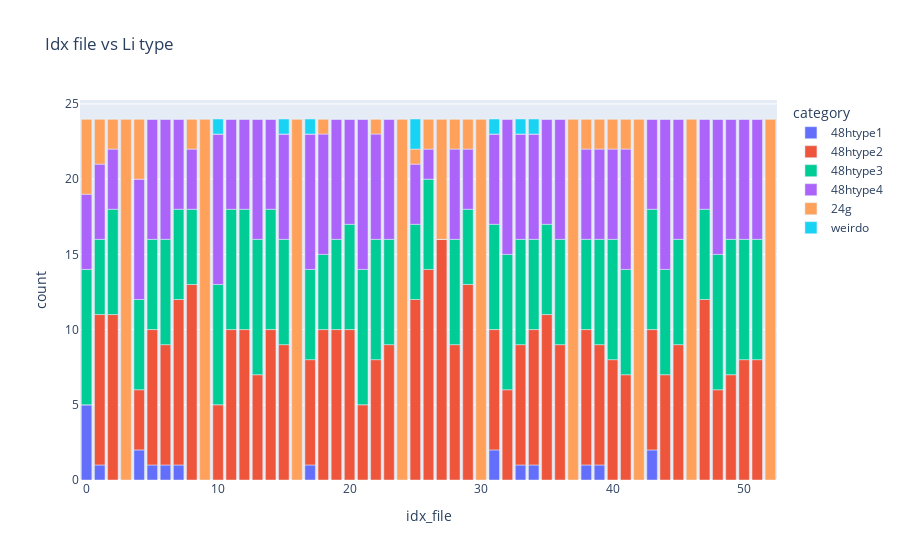

Source (notebook cell):
### Code cell
get_amount_type(file_loc_important_cols, litype, el = "Li")
df = plot_amount_type(file_loc_important_cols, litype, el = "Li", style = "bar")

### Figure 1 — Plotly figure (JSON) as saved in the notebook; plotly's stock layout.template omitted (floating-point values rounded to 4 significant figures)
{"data": [{"alignmentgroup": "True", "hovertemplate": "category=48htype1<br>idx_file=%{x}<br>count=%{y}<extra></extra>", "legendgroup": "48htype1", "marker": {"color": "#636efa", "pattern": {"shape": ""}}, "name": "48htype1", "offsetgroup": "48htype1", "orientation": "v", "showlegend": true, "textposition": "auto", "type": "bar", "x": [0, 1, 2, 3, 4, 5, 6, 7, 8, 9, 10, 11, 12, 13, 14, 15, 16, 17, 18, 19, 20, 21, 22, 23, 24, 25, 26, 27, 28, 29, 30, 31, 32, 33, 34, 35, 36, 37, 38, 39, 40, 41, 42, 43, 44, 45, 46, 47, 48, 49, 50, 51, 52], "xaxis": "x", "y": [5, 1, 0, 0, 2, 1, 1, 1, 0, 0, 0, 0, 0, 0, 0, 0, 0, 1, 0, 0, 0, 0, 0, 0, 0, 0, 0, 0, 0, 0, 0, 2, 0, 1, 1, 0, 0, 0, 1, 1, 0, 0, 0, 2, 0, 0, 0, 0, 0, 0, 0, 0, 0], "yaxis": "y"}, {"alignmentgroup": "True", "hovertemplate": "category=48htype2<br>idx_file=%{x}<br>count=%{y}<extra></extra>", "legendgroup": "48htype2", "marker": {"color": "#EF553B", "pattern": {"shape": ""}}, "name": "48htype2", "offsetgroup": "48htype2", "orientation": "v", "showlegend": true, "textposition": "auto", "type": "bar", "x": [0, 1, 2, 3, 4, 5, 6, 7, 8, 9, 10, 11, 12, 13, 14, 15, 16, 17, 18, 19, 20, 21, 22, 23, 24, 25, 26, 27, 28, 29, 30, 31, 32, 33, 34, 35, 36, 37, 38, 39, 40, 41, 42, 43, 44, 45, 46, 47, 48, 49, 50, 51, 52], "xaxis": "x", "y": [0, 10, 11, 0, 4, 9, 8, 11, 13, 0, 5, 10, 10, 7, 10, 9, 0, 7, 10, 10, 10, 5, 8, 9, 0, 12, 14, 16, 9, 13, 0, 8, 6, 8, 9, 11, 9, 0, 9, 8, 8, 7, 0, 8, 7, 9, 0, 12, 6, 7, 8, 8, 0], "yaxis": "y"}, {"alignmentgroup": "True", "hovertemplate": "category=48htype3<br>idx_file=%{x}<br>count=%{y}<extra></extra>", "legendgroup": "48htype3", "marker": {"color": "#00cc96", "pattern": {"shape": ""}}, "name": "48htype3", "offsetgroup": "48htype3", "orientation": "v", "showlegend": true, "textposition": "auto", "type": "bar", "x": [0, 1, 2, 3, 4, 5, 6, 7, 8, 9, 10, 11, 12, 13, 14, 15, 16, 17, 18, 19, 20, 21, 22, 23, 24, 25, 26, 27, 28, 29, 30, 31, 32, 33, 34, 35, 36, 37, 38, 39, 40, 41, 42, 43, 44, 45, 46, 47, 48, 49, 50, 51, 52], "xaxis": "x", "y": [9, 5, 7, 0, 6, 6, 7, 6, 5, 0, 8, 8, 8, 9, 8, 7, 0, 6, 5, 6, 7, 9, 8, 7, 0, 5, 6, 0, 7, 5, 0, 7, 9, 7, 6, 6, 7, 0, 6, 7, 8, 7, 0, 8, 7, 7, 0, 6, 9, 9, 8, 8, 0], "yaxis": "y"}, {"alignmentgroup": "True", "hovertemplate": "category=48htype4<br>idx_file=%{x}<br>count=%{y}<extra></extra>", "legendgroup": "48htype4", "marker": {"color": "#ab63fa", "pattern": {"shape": ""}}, "name": "48htype4", "offsetgroup": "48htype4", "orientation": "v", "showlegend": true, "textposition": "auto", "type": "bar", "x": [0, 1, 2, 3, 4, 5, 6, 7, 8, 9, 10, 11, 12, 13, 14, 15, 16, 17, 18, 19, 20, 21, 22, 23, 24, 25, 26, 27, 28, 29, 30, 31, 32, 33, 34, 35, 36, 37, 38, 39, 40, 41, 42, 43, 44, 45, 46, 47, 48, 49, 50, 51, 52], "xaxis": "x", "y": [5, 5, 4, 0, 8, 8, 8, 6, 4, 0, 10, 6, 6, 8, 6, 7, 0, 9, 8, 8, 7, 10, 7, 8, 0, 4, 2, 0, 6, 4, 0, 6, 9, 7, 7, 7, 8, 0, 6, 6, 6, 8, 0, 6, 10, 8, 0, 6, 9, 8, 8, 8, 0], "yaxis": "y"}, {"alignmentgroup": "True", "hovertemplate": "category=24g<br>idx_file=%{x}<br>count=%{y}<extra></extra>", "legendgroup": "24g", "marker": {"color": "#FFA15A", "pattern": {"shape": ""}}, "name": "24g", "offsetgroup": "24g", "orientation": "v", "showlegend": true, "textposition": "auto", "type": "bar", "x": [0, 1, 2, 3, 4, 5, 6, 7, 8, 9, 10, 11, 12, 13, 14, 15, 16, 17, 18, 19, 20, 21, 22, 23, 24, 25, 26, 27, 28, 29, 30, 31, 32, 33, 34, 35, 36, 37, 38, 39, 40, 41, 42, 43, 44, 45, 46, 47, 48, 49, 50, 51, 52], "xaxis": "x", "y": [5, 3, 2, 24, 4, 0, 0, 0, 2, 24, 0, 0, 0, 0, 0, 0, 24, 0, 1, 0, 0, 0, 1, 0, 24, 1, 2, 8, 2, 2, 24, 0, 0, 0, 0, 0, 0, 24, 2, 2, 2, 2, 24, 0, 0, 0, 24, 0, 0, 0, 0, 0, 24], "yaxis": "y"}, {"alignmentgroup": "True", "hovertemplate": "category=weirdo<br>idx_file=%{x}<br>count=%{y}<extra></extra>", "legendgroup": "weirdo", "marker": {"color": "#19d3f3", "pattern": {"shape": ""}}, "name": "weirdo", "offsetgroup": "weirdo", "orientation": "v", "showlegend": true, "textposition": "auto", "type": "bar", "x": [0, 1, 2, 3, 4, 5, 6, 7, 8, 9, 10, 11, 12, 13, 14, 15, 16, 17, 18, 19, 20, 21, 22, 23, 24, 25, 26, 27, 28, 29, 30, 31, 32, 33, 34, 35, 36, 37, 38, 39, 40, 41, 42, 43, 44, 45, 46, 47, 48, 49, 50, 51, 52], "xaxis": "x", "y": [0, 0, 0, 0, 0, 0, 0, 0, 0, 0, 1, 0, 0, 0, 0, 1, 0, 1, 0, 0, 0, 0, 0, 0, 0, 2, 0, 0, 0, 0, 0, 1, 0, 1, 1, 0, 0, 0, 0, 0, 0, 0, 0, 0, 0, 0, 0, 0, 0, 0, 0, 0, 0], "yaxis": "y"}], "layout": {"barmode": "relative", "legend": {"title": {"text": "category"}, "tracegroupgap": 0}, "title": {"text": "Idx file vs Li type"}, "xaxis": {"anchor": "y", "domain": [0, 1], "title": {"text": "idx_file"}}, "yaxis": {"anchor": "x", "domain": [0, 1], "title": {"text": "count"}}}}
